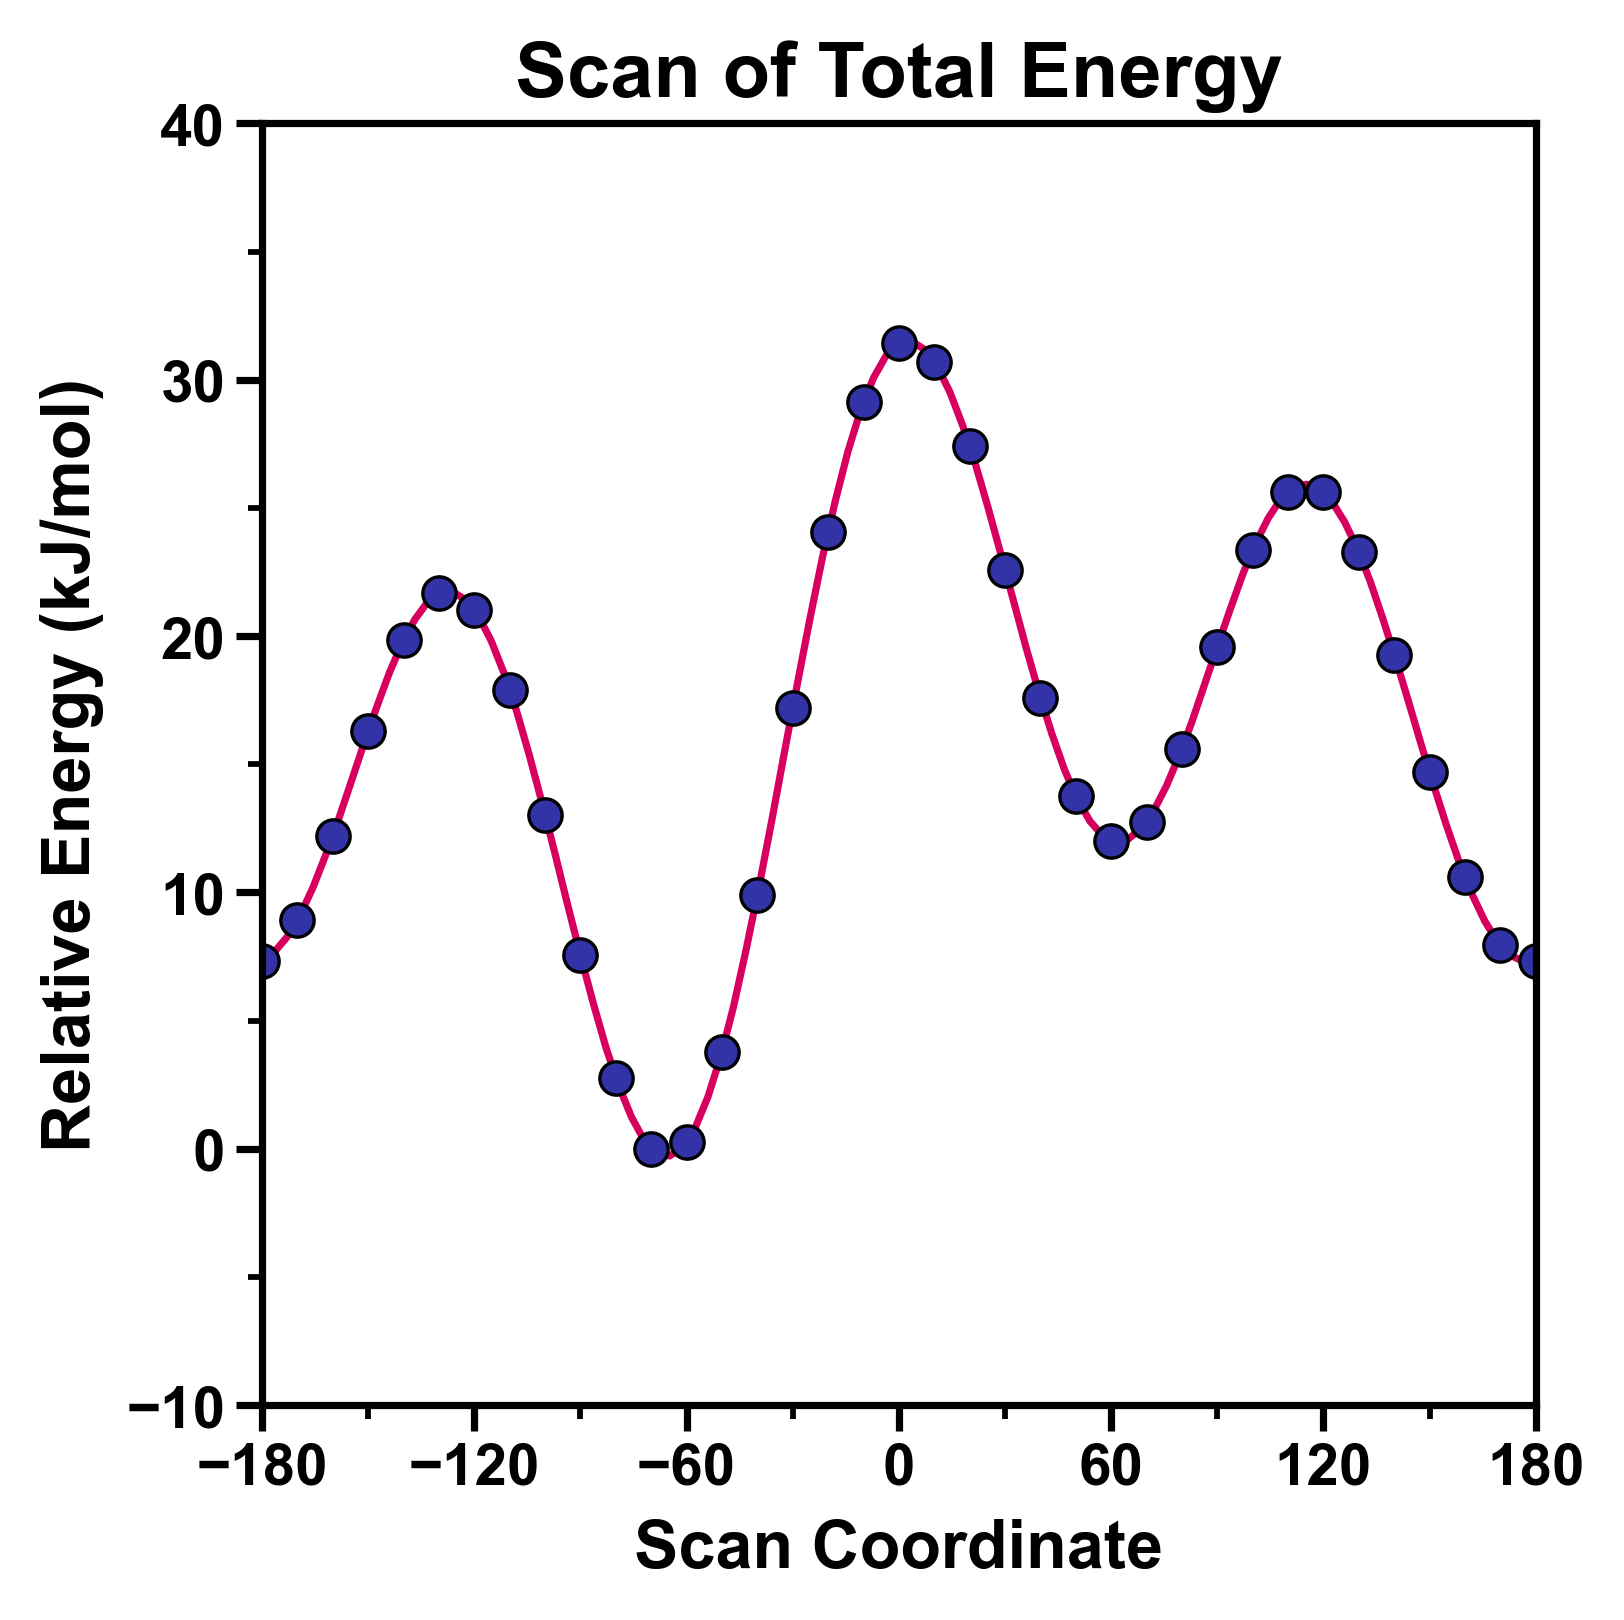

The script that saved this image:
import numpy as np
import pandas as pd
import proplot as pplt

from proplot import rc
from scipy import interpolate

from utils.auto import auto_lim

# 标题、x 和 y 轴 label
# 可以直接在 txt 中读取，也可以自行配置
title = None
xlabel = "Scan Coordinate"
ylabel = "Relative Energy (kJ/mol)"
# 如果 title、xlabel 和 ylabel 为 None 则在 txt 文件中找
# 打开 txt 文件，扫描 txt 文件中的前三行
with open('scan.txt', 'r', encoding='utf-8') as file:
    # 初始化 lines 变量
    lines = []
    for _ in range(3):
        line = file.readline().strip()
        # 判断是否存在 # 号开头的行
        if line.startswith('#'):
            line = line.lstrip('#').strip()
        # 如果不存在则直接跳出循环
        else:
            break
        lines.append(line)
    if title is None:
        title = lines[0]
    if xlabel is None:
        xlabel = lines[1]
    if ylabel is None:
        ylabel = lines[2]

# 全局字体
fontname = "Arial"
# 全局字号，分别为普通字体、标签字体和标题字体
fontsize = [10.5, 12, 14]
# 颜色主题，可以修改自己喜欢的颜色或者 16 进制颜色，第一个颜色为折线颜色，第二个颜色为点的颜色
colors = ["#D8005E", "#3233A6"]
# x 轴和 y 轴的刻度以及间距 [min, max, ticked]
xlim = [-180, 180, 60]
ylim = [-10, 40, 10]

# 使用 Pandas 读取 Gaussian 生成的 txt 文件中的数据
data = pd.read_csv("scan.txt", delim_whitespace=True, header=None, skiprows=4, names=['X', 'Y'])
# 将 DataFrame 对象中 Y 减去最小值 yMin 同时乘以 2625.51
data['Y'] = (data['Y'] - data['Y'].min()) * 2625.51

# 设置绘图的默认参数，如字体、字号等
rc['font.family'] = fontname
rc['title.size'] = fontsize[2]
rc['label.size'] = fontsize[1]
rc['font.size'] = fontsize[0]
# 设置其他参数
rc['tick.width'] = 1.3
rc['meta.width'] = 1.3
rc['title.weight'] = 'bold'
rc['label.weight'] = 'bold'
rc['tick.labelweight'] = 'bold'
rc['ytick.major.size'] = 4.6
rc['ytick.minor.size'] = 2.5
rc['xtick.major.size'] = 4.6
rc['xtick.minor.size'] = 2.5

# 创建实例
fig, ax = pplt.subplots(figsize=(5.4 * 0.9, 4 * 0.9))

# 使用插值函数，让折线图变平滑
f = interpolate.interp1d(data['X'].values, data['Y'].values, kind='quadratic')
xNew = np.linspace(data['X'].min(), data['X'].max(), 101)
yNew = f(xNew)

# 绘制平滑曲线图
ax.plot(xNew, yNew, color=colors[0], linewidth=1.3, zorder=1)
# 绘制实际的点
ax.scatter(data['X'], data['Y'], color=colors[1], zorder=2, edgecolor='black')

# 如果 ylim 和 xlim 为 None 或空，则调用自动生成坐标轴刻度
if ylim is None or ylim == []:
    ylim = auto_lim(data['Y'].max(), data['Y'].min())
if xlim is None or xlim == []:
    xlim = auto_lim(data['X'].max(), data['X'].min())

# 格式化图像
fig.format(
    grid=False, ylabel=ylabel, xlabel=xlabel, title=title,
    xlim=(xlim[0], xlim[1]), xminorlocator=(xlim[2] / 2), xlocator=xlim[2], ylim=(ylim[0], ylim[1]),
    yminorlocator=(ylim[2] / 2), ylocator=ylim[2]
)

# 显示图像
fig.show()

# 保存图像
fig.savefig("scan.png", dpi=400, bbox_inches="tight")
